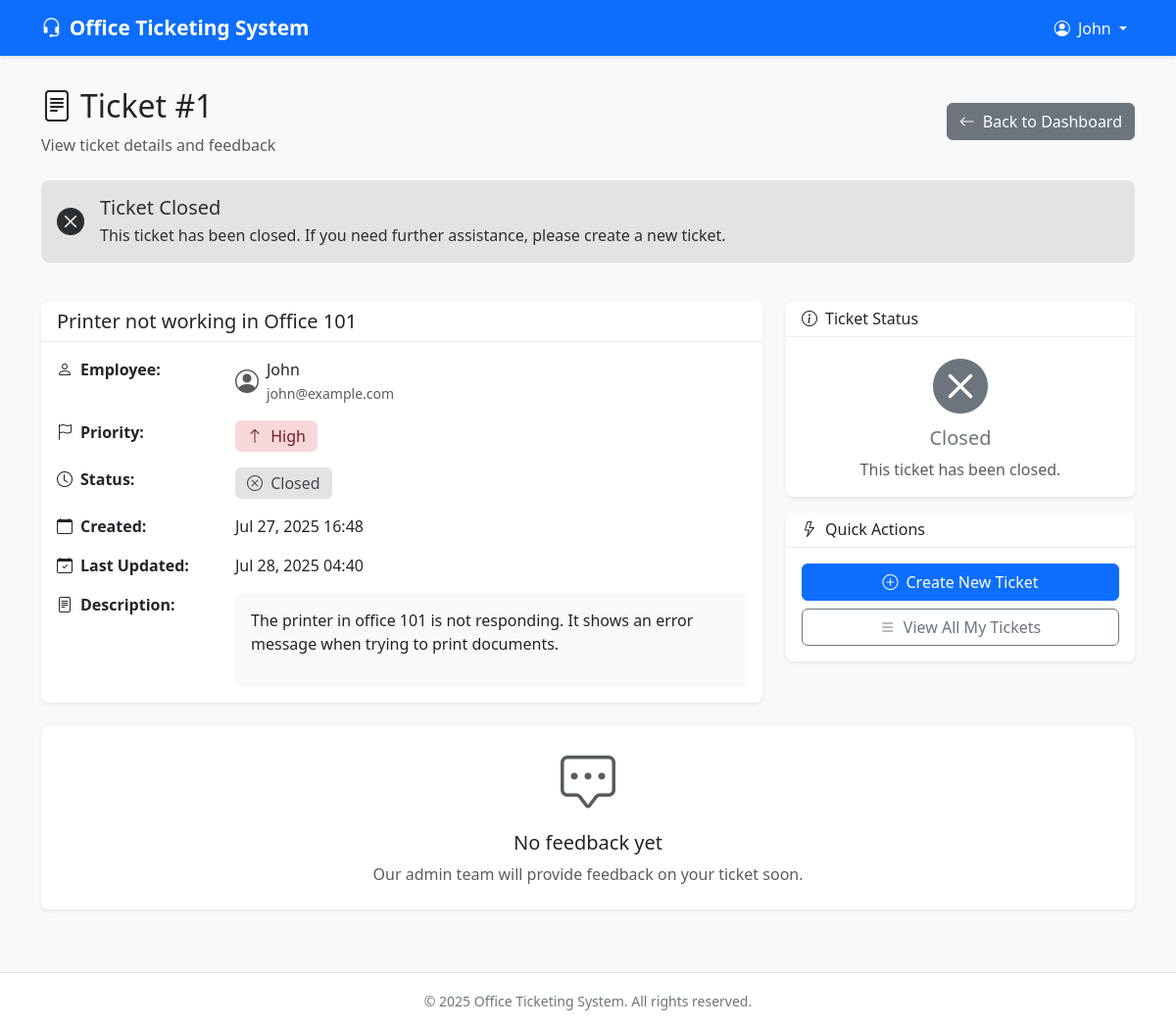
Page /ticket/1/ (signed in) on the committed database.
### tickets/models.py (models this page shows, shortened)
class Ticket(models.Model):
    PRIORITY_CHOICES = [
        ('low', 'Low'),
        ('medium', 'Medium'),
        ('high', 'High'),
        ('urgent', 'Urgent'),
    ]
    STATUS_CHOICES = [
        ('open', 'Open'),
        ('ongoing', 'Ongoing'),
        ('resolved', 'Resolved'),
        ('closed', 'Closed'),
    ]
    title = models.CharField(max_length=200)
    description = models.TextField()
    priority = models.CharField(max_length=10, choices=PRIORITY_CHOICES, default='medium')
    status = models.CharField(max_length=10, choices=STATUS_CHOICES, default='open')
    employee = models.ForeignKey(User, on_delete=models.CASCADE, related_name='tickets')
    created_at = models.DateTimeField(default=timezone.now)
    updated_at = models.DateTimeField(auto_now=True)
    class Meta:
        ordering = ['-created_at']

### tickets/views.py (the view)
# urls.py: path('ticket/<int:ticket_id>/', views.ticket_detail, name='ticket_detail'),
@login_required
def ticket_detail(request, ticket_id):
    ticket = get_object_or_404(Ticket, id=ticket_id)
    if not is_admin(request.user) and ticket.employee != request.user:
        messages.error(request, 'You can only view your own tickets.')
        return redirect('employee_dashboard')
    feedback_list = ticket.feedback.all()
    return render(request, 'ticket_detail.html', {
        'ticket': ticket,
        'feedback_list': feedback_list
    })

### tickets/views.py (called while the page is built)
def is_admin(user):
    return user.is_staff or user.is_superuser

### templates/ticket_detail.html (shortened to what this page needs)
{% extends 'base.html' %}
{% block content %}
<div class="row mb-4">
    <div class="col-12">
        <div class="d-flex justify-content-between align-items-center">
            <div>
                <h2><i class="bi bi-file-text me-2"></i>Ticket #{{ ticket.id }}</h2>
                <p class="text-muted mb-0">View ticket details and feedback</p>
            </div>
            <a href="{% if user.is_staff %}{% url 'admin_dashboard' %}{% else %}{% url 'employee_dashboard' %}{% endif %}" class="btn btn-secondary">
                <i class="bi bi-arrow-left me-2"></i>Back to Dashboard
            </a>
        </div>
    </div>
</div>
{% if ticket.status == 'resolved' %}
<div class="row mb-4">
    <div class="col-12">
        <div class="alert alert-success" role="alert">
            <div class="d-flex align-items-center">
                <i class="bi bi-check-circle-fill me-3 fs-3"></i>
                <div>
                    <h5 class="alert-heading mb-1">Ticket Resolved!</h5>
                    <p class="mb-0">Great news! Your ticket has been resolved by our admin team. If you need further assistance, feel free to create a new ticket.</p>
                </div>
            </div>
        </div>
    </div>
</div>
{% elif ticket.status == 'closed' %}
<div class="row mb-4">
    <div class="col-12">
        <div class="alert alert-secondary" role="alert">
            <div class="d-flex align-items-center">
                <i class="bi bi-x-circle-fill me-3 fs-3"></i>
                <div>
                    <h5 class="alert-heading mb-1">Ticket Closed</h5>
                    <p class="mb-0">This ticket has been closed. If you need further assistance, please create a new ticket.</p>
                </div>
            </div>
        </div>
    </div>
</div>
{% endif %}
<div class="row">
    <div class="col-lg-8">
        <div class="card">
            <div class="card-header">
                <h5 class="mb-0">{{ ticket.title }}</h5>
            </div>
            <div class="card-body">
                <div class="row mb-3">
                    <div class="col-sm-3"><strong><i class="bi bi-person me-2"></i>Employee:</strong></div>
                    <div class="col-sm-9">
                        <div class="d-flex align-items-center">
                            <i class="bi bi-person-circle me-2 text-muted fs-4"></i>
                            <div>
                                <div class="fw-medium">{{ ticket.employee.first_name|default:ticket.employee.username }}</div>
                                <small class="text-muted">{{ ticket.employee.email }}</small>
                            </div>
                        </div>
                    </div>
                </div>
                <div class="row mb-3">
                    <div class="col-sm-3"><strong><i class="bi bi-flag me-2"></i>Priority:</strong></div>
                    <div class="col-sm-9">
                        <span class="badge priority-{{ ticket.priority }} fs-6">
                            {% if ticket.priority == 'urgent' %}
                                <i class="bi bi-exclamation-triangle me-1"></i>
                            {% elif ticket.priority == 'high' %}
                                <i class="bi bi-arrow-up me-1"></i>
                            {% elif ticket.priority == 'medium' %}
                                <i class="bi bi-dash me-1"></i>
                            {% else %}
                                <i class="bi bi-arrow-down me-1"></i>
                            {% endif %}
                            {{ ticket.get_priority_display }}
                        </span>
                    </div>
                </div>
                <div class="row mb-3">
                    <div class="col-sm-3"><strong><i class="bi bi-clock me-2"></i>Status:</strong></div>
                    <div class="col-sm-9">
                        <span class="badge status-{{ ticket.status }} fs-6">
                            {% if ticket.status == 'open' %}
                                <i class="bi bi-circle me-1"></i>
                            {% elif ticket.status == 'ongoing' %}
                                <i class="bi bi-arrow-clockwise me-1"></i>
                            {% elif ticket.status == 'resolved' %}
                                <i class="bi bi-check-circle me-1"></i>
                            {% else %}
                                <i class="bi bi-x-circle me-1"></i>
                            {% endif %}
                            {{ ticket.get_status_display }}
                        </span>
                    </div>
                </div>
                <div class="row mb-3">
                    <div class="col-sm-3"><strong><i class="bi bi-calendar me-2"></i>Created:</strong></div>
                    <div class="col-sm-9">{{ ticket.created_at|date:"M d, Y H:i" }}</div>
                </div>
                <div class="row mb-3">
                    <div class="col-sm-3"><strong><i class="bi bi-calendar-check me-2"></i>Last Updated:</strong></div>
                    <div class="col-sm-9">{{ ticket.updated_at|date:"M d, Y H:i" }}</div>
                </div>
                <div class="row">
                    <div class="col-sm-3"><strong><i class="bi bi-file-text me-2"></i>Description:</strong></div>
                    <div class="col-sm-9">
                        <div class="p-3 bg-light rounded">
                            {{ ticket.description|linebreaks }}
                        </div>
                    </div>
                </div>
            </div>
        </div>
    </div>
    <div class="col-lg-4">
        <div class="card mb-3">
            <div class="card-header">
                <h6 class="mb-0"><i class="bi bi-info-circle me-2"></i>Ticket Status</h6>
            </div>
            <div class="card-body text-center">
                {% if ticket.status == 'resolved' %}
                    <i class="bi bi-check-circle-fill text-success display-4"></i>
                    <h5 class="mt-2 text-success">Resolved</h5>
                    <p class="text-muted mb-0">Your issue has been resolved by our admin team.</p>
                {% elif ticket.status == 'ongoing' %}
                    <i class="bi bi-arrow-clockwise text-warning display-4"></i>
                    <h5 class="mt-2 text-warning">In Progress</h5>
                    <p class="text-muted mb-0">We're currently working on your ticket.</p>
                {% elif ticket.status == 'closed' %}
                    <i class="bi bi-x-circle-fill text-secondary display-4"></i>
                    <h5 class="mt-2 text-secondary">Closed</h5>
                    <p class="text-muted mb-0">This ticket has been closed.</p>
                {% else %}
                    <i class="bi bi-circle text-info display-4"></i>
                    <h5 class="mt-2 text-info">Open</h5>
                    <p class="text-muted mb-0">We've received your ticket and will respond soon.</p>
                {% endif %}
            </div>
        </div>
        {% if not user.is_staff %}
        <div class="card">
            <div class="card-header">
                <h6 class="mb-0"><i class="bi bi-lightning me-2"></i>Quick Actions</h6>
            </div>
            <div class="card-body">
                <div class="d-grid gap-2">
                    <a href="{% url 'create_ticket' %}" class="btn btn-primary">
                        <i class="bi bi-plus-circle me-2"></i>Create New Ticket
                    </a>
                    <a href="{% url 'employee_dashboard' %}" class="btn btn-outline-secondary">
                        <i class="bi bi-list me-2"></i>View All My Tickets
                    </a>
                </div>
            </div>
        </div>
        {% endif %}
    </div>
</div>
{% if feedback_list %}
<div class="row mt-4">
    <div class="col-12">
        <div class="card">
            <div class="card-header">
                <h5 class="mb-0"><i class="bi bi-chat-square-text me-2"></i>Admin Feedback</h5>
            </div>
            <div class="card-body">
                {% for feedback in feedback_list %}
                <div class="d-flex mb-3 {% if not forloop.last %}border-bottom pb-3{% endif %}">
                    <div class="flex-shrink-0">
                        <i class="bi bi-person-badge fs-2 text-primary"></i>
                    </div>
                    <div class="flex-grow-1 ms-3">
                        <div class="d-flex justify-content-between align-items-start">
                            <div>
                                <strong>{{ feedback.admin_user.first_name|default:feedback.admin_user.username }}</strong>
                                <span class="badge bg-primary ms-2">Admin</span>
                            </div>
                            <small class="text-muted">
                                <i class="bi bi-clock me-1"></i>{{ feedback.created_at|date:"M d, Y H:i" }}
                            </small>
                        </div>
                        <div class="mt-2 p-3 bg-primary bg-opacity-10 rounded">
                            {{ feedback.message|linebreaks }}
                        </div>
                    </div>
                </div>
                {% endfor %}
            </div>
        </div>
    </div>
</div>
{% else %}
<div class="row mt-4">
    <div class="col-12">
        <div class="card">
            <div class="card-body text-center py-4">
                <i class="bi bi-chat-square-dots display-4 text-muted"></i>
                <h5 class="mt-3">No feedback yet</h5>
                <p class="text-muted mb-0">Our admin team will provide feedback on your ticket soon.</p>
            </div>
        </div>
    </div>
</div>
{% endif %}
{% endblock %}

### templates/base.html (shortened to what this page needs)
<!DOCTYPE html>
<html lang="en">
<head>
    <link href="https://cdn.jsdelivr.net/npm/bootstrap@5.3.0/dist/css/bootstrap.min.css" rel="stylesheet">
    <link href="https://cdn.jsdelivr.net/npm/bootstrap-icons@1.10.0/font/bootstrap-icons.css" rel="stylesheet">
</head>
<body>
    <nav class="navbar navbar-expand-lg navbar-dark bg-primary">
        <div class="container">
            <a class="navbar-brand" href="{% if user.is_staff %}{% url 'admin_dashboard' %}{% else %}{% url 'employee_dashboard' %}{% endif %}">
                <i class="bi bi-headset me-2"></i>Office Ticketing System
            </a>
            {% if user.is_authenticated %}
            <div class="navbar-nav ms-auto">
                <div class="nav-item dropdown">
                    <a class="nav-link dropdown-toggle text-white" href="#" id="navbarDropdown" role="button" data-bs-toggle="dropdown">
                        <i class="bi bi-person-circle me-1"></i>
                        {{ user.first_name|default:user.username }}
                    </a>
                </div>
            </div>
            {% endif %}
        </div>
    </nav>
    <div class="main-content">
        <div class="container">
            {% block content %}
            {% endblock %}
        </div>
    </div>
    <footer class="footer">
        <div class="container">
            <small>&copy; 2025 Office Ticketing System. All rights reserved.</small>
        </div>
    </footer>
</body>
</html>

### templates/base.html (style rules this page uses)
:root { --primary-color: #0d6efd; --secondary-color: #6c757d; --success-color: #198754; --warning-color: #ffc107; --danger-color: #dc3545; --info-color: #0dcaf0; }
body { background-color: #f8f9fa; font-family: 'Segoe UI', Tahoma, Geneva, Verdana, sans-serif; }
.navbar { box-shadow: 0 2px 4px rgba(0,0,0,.1); }
.navbar-brand { font-weight: 600; font-size: 1.3rem; }
.main-content { padding: 2rem 0; min-height: calc(100vh - 76px); }
.card { border: none; box-shadow: 0 0.125rem 0.25rem rgba(0, 0, 0, 0.075); border-radius: 0.5rem; }
.card-header { background-color: #fff; border-bottom: 1px solid #e9ecef; font-weight: 600; }
.btn { border-radius: 0.375rem; font-weight: 500; }
.priority-high { background-color: #f8d7da; color: #721c24; }
.status-closed { background-color: #e2e3e5; color: #41464b; }
.badge { font-size: 0.75rem; font-weight: 500; padding: 0.5em 0.75em; }
.alert { border-radius: 0.5rem; border: none; }
.footer { background-color: #fff; border-top: 1px solid #e9ecef; padding: 1rem 0; margin-top: 2rem; text-align: center; color: #6c757d; }

### rows in the picture
Ticket: id "1", title "Printer not working in Office 101", employee.first_name "John", employee.email "john@example.com", priority "High", status "Closed", created_at "Jul 27, 2025 16:48", updated_at "Jul 28, 2025 04:40", description "The printer in office 101 is not responding. It shows an error message when trying to print documents."

### other values in the picture
{{ user.first_name|default:user.username }} "John"
